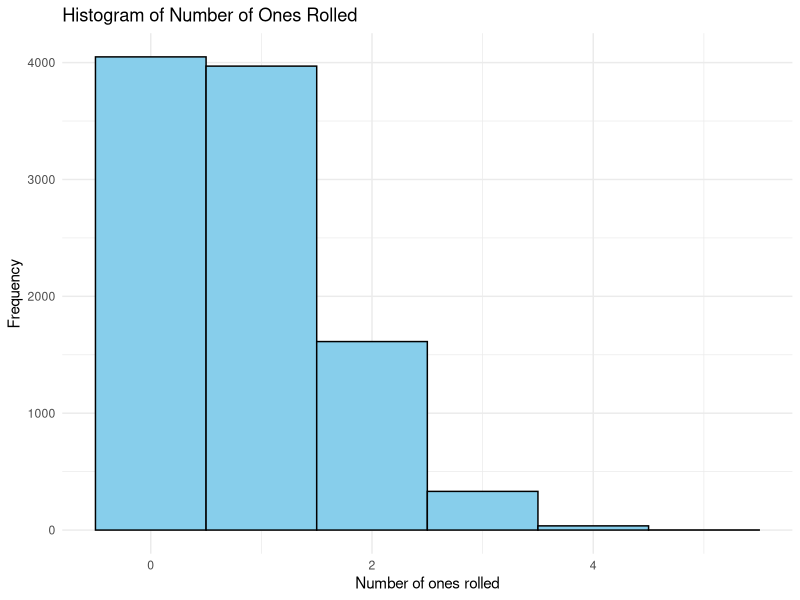
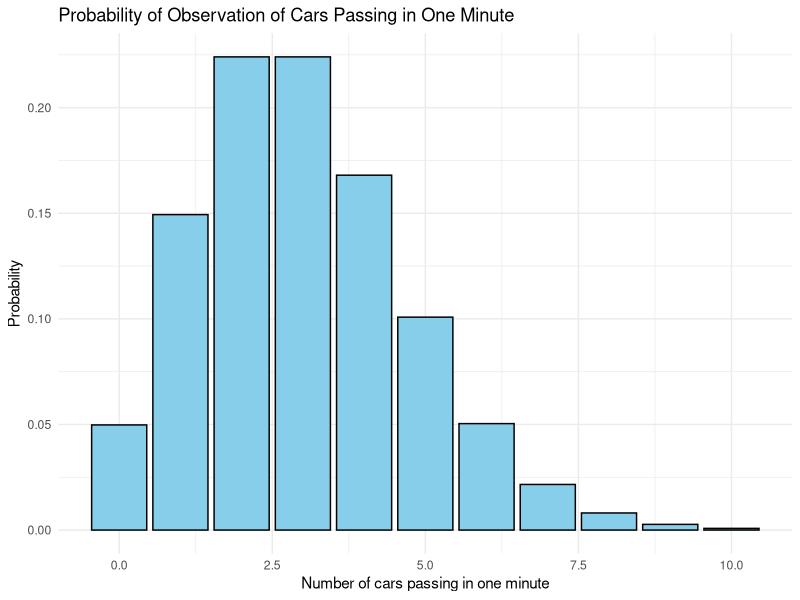

These charts were generated, in order, by the following R code:
## ---- chunk 1
# The probability of not finding a defective bulb in the first 5 trials and 
#finding one on the 6th trial:

#P(defective on 6th trial) = (1 - p)^5 
#P(defective on 6th trial) = (1 - 1/25)^5 * 1/25
#P(defective on 6th trial) = (24/25)^5 * 1/25
#P(defective on 6th trial) = 0.018

## ---- chunk 2
#P(at least 4 trials) = 1 - (1 - p)^3
#P(at least 4 trials) = 1 - (1 - 1/25)^3 = 0.007
## ---- chunk 3
#P(at most 10 trials) = 1 - (1 - p)^10
#P(at most 10 trials) = 1 - (1 - 1/25)^10 = 0.118
## ---- chunk 4
# Set seed for reproducibility
set.seed(20220707)

# Simulate rolling 5 fair six-sided dice 10,000 times
rolls <- replicate(10000, sum(sample(1:6, 5, replace = TRUE) == 1))

# Plot histogram
library(ggplot2)
ggplot(data = data.frame(rolls), aes(x = rolls)) +
  geom_histogram(binwidth = 1, fill = "skyblue", color = "black") +
  labs(x = "Number of ones rolled", y = "Frequency", title = "Histogram of Number of Ones Rolled") +
  theme_minimal()

# Calculate sample mean and sample variance
sample_mean <- mean(rolls)
sample_variance <- var(rolls)

# Print sample mean and sample variance rounded to 3 decimal places
print(paste("Sample mean:", round(sample_mean, 3)))
print(paste("Sample variance:", round(sample_variance, 3)))

## ---- chunk 5
# Average rate of cars passing per hour
lambda <- 180

# Convert average rate to rate per minute
lambda_minute <- lambda / 60

# Calculate the probability of congestion (more than 5 cars passing in any one minute) using the Poisson distribution
probability_congestion <- 1 - ppois(5, lambda_minute)

# Round the probability to 3 decimal places
probability_congestion <- round(probability_congestion, 3)

# Print the probability
print(paste("Probability of congestion:", probability_congestion))

# Generate x values (number of cars passing in any one minute)
x <- 0:10

# Calculate the corresponding probabilities using the Poisson distribution
probabilities <- dpois(x, lambda_minute)

# Plot bar chart
library(ggplot2)
ggplot(data = data.frame(x = x, probabilities = probabilities), aes(x = x, y = probabilities)) +
  geom_bar(stat = "identity", fill = "skyblue", color = "black") +
  labs(x = "Number of cars passing in one minute", y = "Probability", title = "Probability of Observation of Cars Passing in One Minute") +
  theme_minimal()

## ---- chunk 6
#Probability of scoring 585 or less: Z = (585 - 500)/100 = 0.85
# Z = 0.85 corresponds to 0.802

#ZLower q = qnorm(0.25,0,1) = -0.675
#ZMedium = qnorm(0.50,0,1) = 0
#ZUpper = qnorm(0.75,0,1) = 0.675
## ---- chunk 7
#P(Red)=0.05 (probability of the cab being red)
#P(Green)=0.95 (probability of the cab being green)
#P(Red|Red)=0.8 (probability of the witness saying the cab was red if it was red)
#P(Green|Green)=0.8 (probability of the witness saying the cab was green if green)

#P(Red|Red) = (P(Red|Red)* P(Red)) / P(Red) = 0.8
